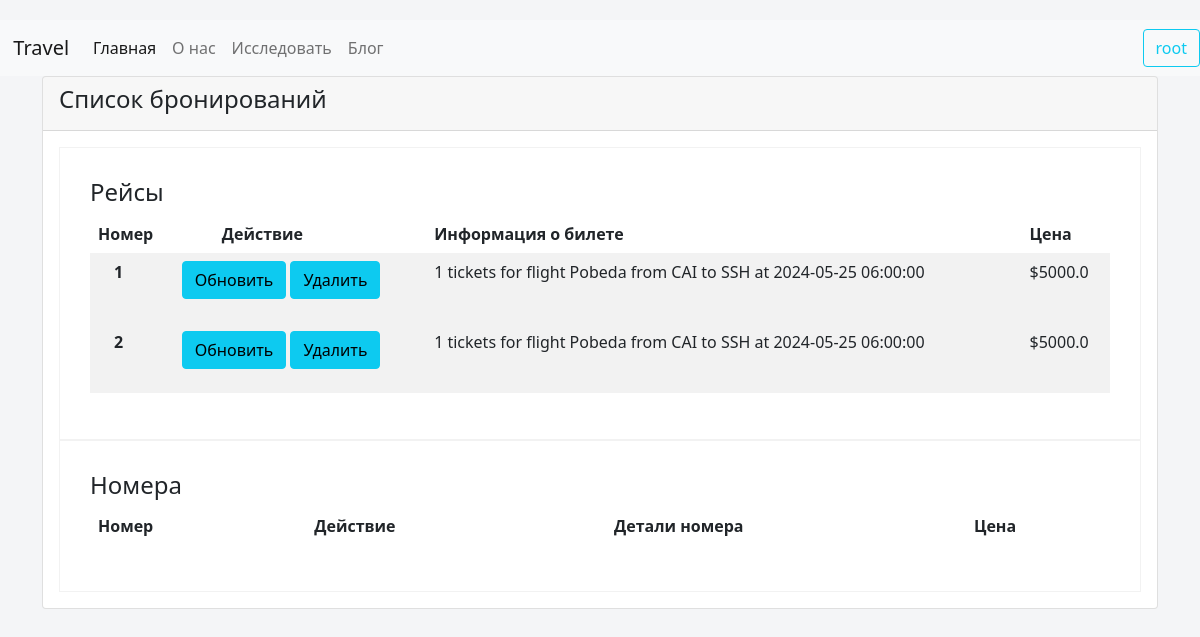
The page /booking-list/2 (signed in) on the database its author committed.
### Airline/models.py (models this page shows, shortened)
class Flight_Reserve(models.Model):
    user = models.ForeignKey(User, on_delete=models.CASCADE)
    Flight_Info = models.ForeignKey(Flights, on_delete=models.CASCADE)
    tickets = models.IntegerField()
    def __str__(self):
        return f"""{self.tickets} tickets for flight {self.Flight_Info.get_Airline_name_display()}
        from {self.Flight_Info.From} to {self.Flight_Info.To} at {self.Flight_Info.Depart}"""

class Flights(models.Model):
    Companies = (
        ('EGA', 'Egypt Air'),
        ('NIA', 'Pobeda'),
        ('ARA', 'Arabic Air'),
    )
    Locations = (
        ('CAI', 'Moscow Airport'),
        ('HGR', ' Hurghada Airport'),
        ('HBE', 'Borg El Arab Airport'),
        ('SSH', 'Kazan Airport'),
    )
    Airline_name = models.CharField(
        max_length=15, choices=Companies, default="Pobeda")
    From = models.CharField(
        max_length=30, choices=Locations, default="Moscow Airport")
    To = models.CharField(max_length=30, choices=Locations,
                          default="Borg El Arab Airport")
    Depart = models.DateTimeField()
    Capacity = models.IntegerField(default=30)
    Price = models.FloatField()

### UserAccount/views.py (the view, shortened to what this page needs)
# urls.py: path('booking-list/<int:ID>',views.booking_list,name='booking_list'),
def booking_list(request, ID):
    flights = Flight_Reserve.objects.filter(user_id=ID)
    rooms = Reserve_Room.objects.filter(user_id=ID)
    customer = Profile.objects.get(user_id=ID)
    return render(request, 'Cart.html', {'rooms': rooms, 'flights': flights})

### templates/Cart.html (shortened to what this page needs)
{% load static %}
<html>
    <head>
        <link rel="stylesheet" href="{% static 'css/bootstrap.min.css' %}">
        <link rel="stylesheet" href="{% static 'css/Cart.css' %}">
    </head>
    <body>
        <nav class="navbar navbar-expand-lg navbar-light bg-light navgation">
            <div class="container">
                <div class="logo ">
                    <div><a class="navbar-brand" href="{% url 'Home' %}"> <span>Tr</span>avel</a></div>
                </div>
                <div class="collapse navbar-collapse links" id="navbarSupportedContent">
                    <div class="cont_links">
                        <ul class="navbar-nav me-auto mb-2 mb-lg-0">
                            <li class="nav-item ">
                                <a class="nav-link active" aria-current="page" href="{% url 'Home' %}">Главная</a>
                            </li>
                            <li class="nav-item sel_about">
                                <a class="nav-link " href="{% url 'Home' %}#2">О нас</a>
                            </li>
                            <li class="nav-item sel_services">
                                <a class="nav-link" href="{% url 'Home' %}#3">Исследовать</a>
                            </li>
                            <li class="nav-item sel_work">
                                <a class="nav-link" href="{% url 'Home' %}#4">Блог</a>
                            </li>
                        </ul>
                    </div>
                </div>
            </div>
            {% if user.is_authenticated %}
            <div class="login ">
                <a class="login" href="{% url 'profile' user.username %}"><button type="button" class="btn btn-outline-info">{{user.username}}</button></a>
            </div>
            {% else %}
            <div class="login ">
                <a class="login" href="{% url 'Login' %}"><button type="button" class="btn btn-outline-info">Войти</button></a>
            </div>
            {% endif %}
        </nav>
        <div class="container">
            <div class="card ">
                <div class="card-header">
                    <h4 class="card-title">Список бронирований</h4>
                </div>
                <div class="card-body">
                    <div class="cart-container">
                        <table class="table table-borderless table-striped">
                            <thead>
                                <h4>Рейсы</h4>
                                <tr>
                                    <th scope="col">Номер</th>
                                    <th scope="col" class="ps-5">Действие</th>
                                    <th scope="col">Информация о билете</th>
                                    <th scope="col">Цена</th>
                                </tr>
                            </thead>
                            {% for ticket in flights %}
                            <tbody>
                                <tr>
                                    <th scope="row" class="ps-4">{{ forloop.counter }}</th>
                                    <td>
                                        <form action="{% url 'booking_list' user.id %}" method="POST">
                                        <button class="btn btn-info"><a href="#" class="text-black text text-decoration-none">Обновить</a></button>
                                        <button class="btn btn-info" type="submit" name="Dflight" value="{{ ticket.id }}"><a class="text-black text text-decoration-none">Удалить</a></button>
                                        </form>
                                    </td>
                                    <td>{{ ticket }}</td>
                                    <td>${{ ticket.Flight_Info.Price }}</td>
                                </tr>
                            </tbody>
                            {% endfor %}
                        </table>
                    </div>
                    <div class="cart-container">
                        <table class="table table-borderless table-striped">
                            <thead>
                                <h4>Номера</h4>
                                <tr>
                                    <th scope="col">Номер</th>
                                    <th scope="col" class="ps-5">Действие</th>
                                    <th scope="col">Детали номера</th>
                                    <th scope="col">Цена</th>
                                </tr>
                            </thead>
                        </table>
                    </div>
                </div>
            </div>
        </div>
    </body>
</html>

### static/css/Cart.css (style rules this page uses)
body { background: #f4f5f7; margin-top:20px; }
.cart-container { border: 1px solid rgba(0, 0, 0, 0.05); padding: 30px; }

### rows shown on the page
Flight_Reserve: tickets+Flight_Info "1 tickets for flight Pobeda from CAI to SSH at 2024-05-25 06:00:00", Flight_Info.Price "5000.0"
Flight_Reserve: {{ ticket.id }} 3 (drawn), tickets+Flight_Info "1 tickets for flight Pobeda from CAI to SSH at 2024-05-25 06:00:00", Flight_Info.Price "5000.0"

### other values the page prints
{{ user.username }} "root"
